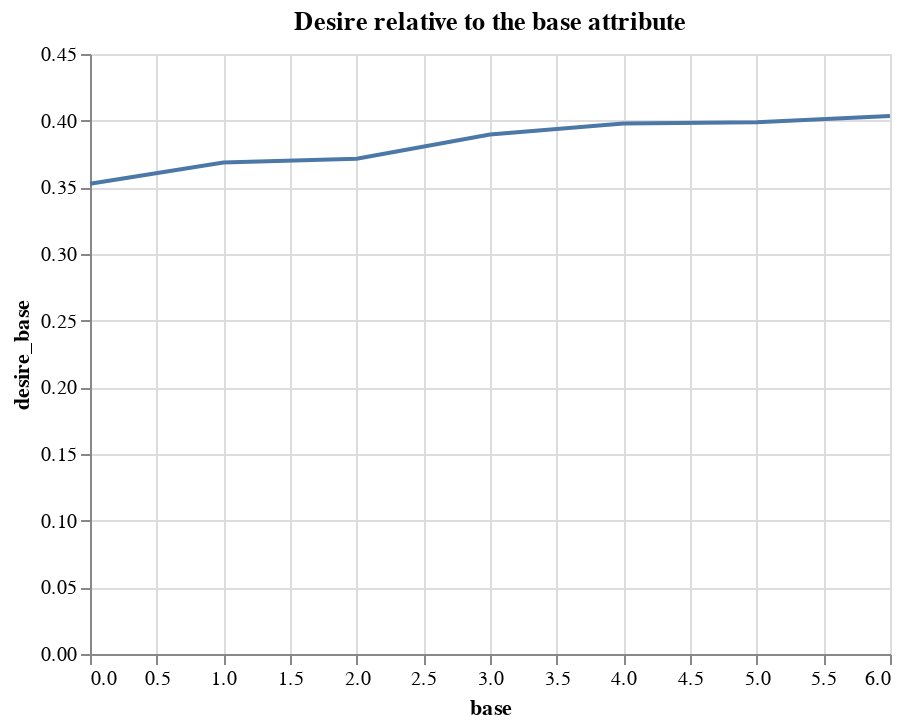

Notebook code cell kept with this figure:
### Markdown cell above
# population wants to improve industry

populations want to improve industry when:
* they are not wealty
* they are at war

### Code cell
# Marginal return on 
n = 2
ind_df = pd.DataFrame(np.sort([float(p['wealth']) for p in pops]),columns=['wealth'])
ind_df['base'] = range(len(ind_df))
ind_df['desires_industry'] = ind_df['wealth'].apply(lambda x: ((x+1)**(1-n) - 1)/(1-n))
ind_df['desire_base'] = ind_df['wealth'].apply(lambda x: ((x+1)**(1-n) - 1)/(1-n))
alt.Chart(ind_df).mark_line().encode(x='base',y='desire_base').properties(title="Desire relative to the base attribute")

### Figure 1 — Vega-Lite specification as saved in the notebook (floating-point values rounded to 4 significant figures)
{"config": {"view": {"continuousWidth": 400, "continuousHeight": 300}}, "data": {"name": "data-171210eb4d3965455b171915a88eda04"}, "mark": "line", "encoding": {"x": {"type": "quantitative", "field": "base"}, "y": {"type": "quantitative", "field": "desire_base"}}, "title": "Desire relative to the base attribute", "$schema": "https://vega.github.io/schema/vega-lite/v4.8.1.json", "datasets": {"data-171210eb4d3965455b171915a88eda04": [{"wealth": 0.5447, "base": 0, "desires_industry": 0.3526, "desire_base": 0.3526}, {"wealth": 0.5837, "base": 1, "desires_industry": 0.3686, "desire_base": 0.3686}, {"wealth": 0.591, "base": 2, "desires_industry": 0.3715, "desire_base": 0.3715}, {"wealth": 0.6382, "base": 3, "desires_industry": 0.3896, "desire_base": 0.3896}, {"wealth": 0.6607, "base": 4, "desires_industry": 0.3979, "desire_base": 0.3979}, {"wealth": 0.6633, "base": 5, "desires_industry": 0.3988, "desire_base": 0.3988}, {"wealth": 0.6765, "base": 6, "desires_industry": 0.4035, "desire_base": 0.4035}]}}
